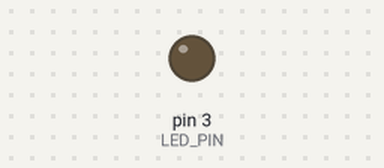
Recording of a sketch running on a simulated Arduino Uno, built with avr-gcc and run on an emulated ATmega328P. Parts: output pins drawn as LEDs (lit = HIGH).

Above: at 0.15 s.
At 39.41 s:
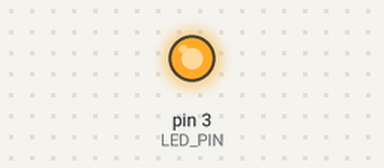
Timing chart, 0 to 40.0 s (numbered marks = the images above):
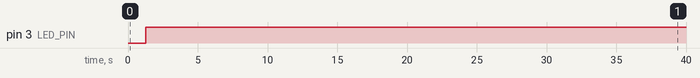

The sketch:

test_led.ino
```cpp
const int LED_PIN = 3;

void setup() {
  // put your setup code here, to run once:
  pinMode(LED_PIN, OUTPUT);
}

void loop() {
  // put your main code here, to run repeatedly:
  for(int i = 0; i <= 255; i++) {
    analogWrite(LED_PIN, i);
    delay(5);
  }
  delay(200);
}
```

Measured:
- by itself, pin 3 (LED_PIN): LOW → HIGH at 1.3 s
